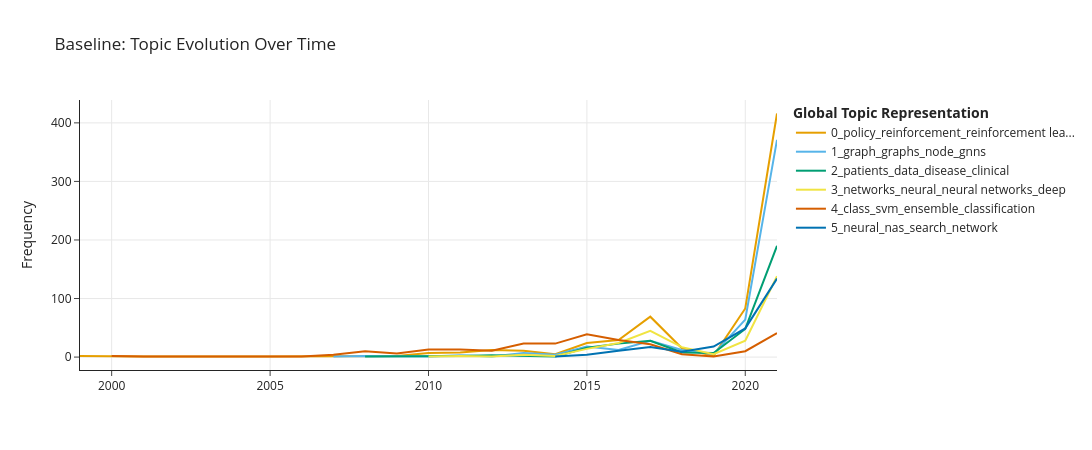
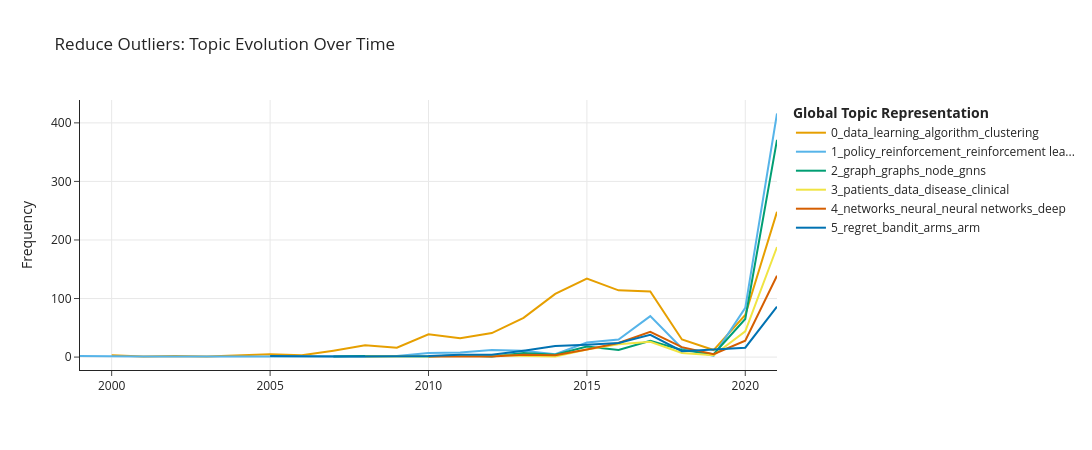
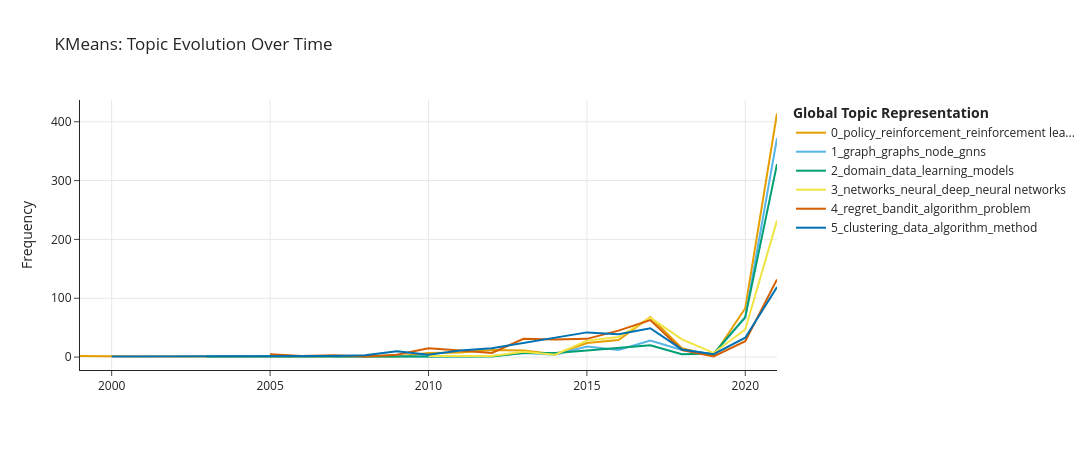
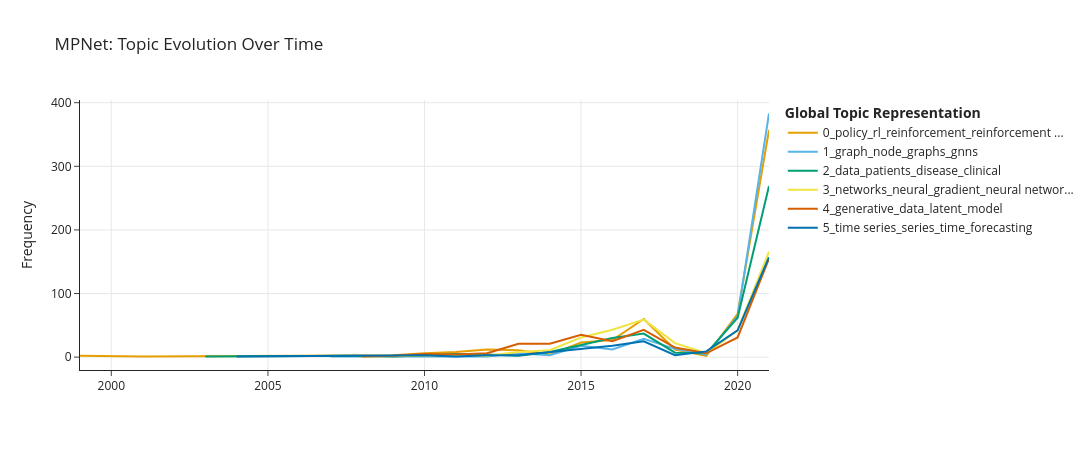

Notebook code cell kept with these figures, in order:
### Code cell
import pandas as pd
import matplotlib.pyplot as plt
import seaborn as sns
#This code implements a complete BERTopic analysis pipeline.
# It first defines a helper function (short_topic_name) to create readable labels for topics.
# Then, the analyze_results function performs a structured analysis for each experiment, including:
# (1) computing outlier ratio,
# (2) building topic distribution across time periods,
# (3) visualizing dominant topics using heatmaps and stacked bar charts,
# (4) analyzing topic evolution over time using topics_over_time.
# The function returns structured outputs for further comparison.
#
# In the main workflow, this function is applied to four BERTopic configurations
# (Baseline, Reduce Outliers, KMeans, MPNet), and their results are compared.
# Finally, a bar chart is used to visualize differences in outlier ratios.
sns.set_theme(style="whitegrid")



# give topic short label

def short_topic_name(topic_model, tid, top_n=3):
    words = topic_model.get_topic(tid)
    if words is None:
        return f"Topic {tid}"
    return " / ".join([w for w, _ in words[:top_n]])



# single test+visual

def analyze_results(df, topics, topic_model, name="Experiment", top_n_topics=6):
    
    print("\n" + "=" * 60)
    print(f"EXPERIMENT: {name}")
    print("=" * 60)
    
    df_temp = df.copy()
    df_temp["topic"] = topics
    
    #  outlier ratio
    outlier_ratio = (df_temp["topic"] == -1).mean()
    print(f"\n[{name}] Outlier ratio: {outlier_ratio:.3f}")
    
    #  topic distribution by period
    topic_period = pd.crosstab(
        df_temp["period"],
        df_temp["topic"],
        normalize="index"
    )
    
    
    # 选整体最常见的 top topics（去掉 -1）
    topic_counts = df_temp["topic"].value_counts().drop(-1, errors="ignore")
    selected_topics = topic_counts.head(top_n_topics).index.tolist()
    
    topic_period_top = topic_period[selected_topics].copy()
    
    # 给列换成更直观的标签
    rename_dict = {
        tid: f"{tid}: {short_topic_name(topic_model, tid, top_n=3)}"
        for tid in selected_topics
    }
    topic_period_top_renamed = topic_period_top.rename(columns=rename_dict)
    

    # Heatmap

    plt.figure(figsize=(10, 5))
    sns.heatmap(topic_period_top_renamed, annot=True, cmap="Reds", fmt=".2f")
    plt.title(f"[{name}] Top Topic Distribution Across Periods")
    plt.xlabel("Topic")
    plt.ylabel("Period")
    plt.tight_layout()
    plt.show()
    

    # Stacked bar

    ax = topic_period_top_renamed.plot(
        kind="bar",
        stacked=True,
        figsize=(10, 6)
    )
    ax.set_title(f"[{name}] Topic Composition by Period")
    ax.set_ylabel("Proportion")
    ax.set_xlabel("Period")
    ax.legend(title="Topic", bbox_to_anchor=(1.05, 1), loc="upper left")
    plt.tight_layout()
    plt.show()
    

    # Topic evolution over time

    print(f"\n[{name}] Generating topic evolution plot...")
    
    timestamps = pd.to_datetime(df_temp["year"].astype(str), format="%Y")
    
    topics_over_time = topic_model.topics_over_time(
        docs=df_temp["clean_text_embed"].tolist(),
        timestamps=timestamps,
        nr_bins=None,
        evolution_tuning=True,
        global_tuning=True
    )
    
    fig = topic_model.visualize_topics_over_time(
        topics_over_time,
        top_n_topics=min(10, len(selected_topics))
    )
    fig.update_layout(title=f"{name}: Topic Evolution Over Time")
    fig.show()
    
    return {
        "topic_period": topic_period,
        "topic_period_top": topic_period_top_renamed,
        "outlier_ratio": outlier_ratio,
        "topics_over_time": topics_over_time
    }



#analysis four model

res_A = analyze_results(df, topics_A, model_A, "Baseline", top_n_topics=6)
res_B = analyze_results(df, topics_B, model_B, "Reduce Outliers", top_n_topics=6)
res_C = analyze_results(df, topics_C, model_C, "KMeans", top_n_topics=6)
res_D = analyze_results(df, topics_D, model_D, "MPNet", top_n_topics=6)

tp_A = res_A["topic_period"]
tp_B = res_B["topic_period"]
tp_C = res_C["topic_period"]
tp_D = res_D["topic_period"]



# 4. Outlier ratio compare

outlier_summary = pd.DataFrame({
    "Method": ["Baseline", "Reduce Outliers", "KMeans", "MPNet"],
    "Outlier Ratio": [
        res_A["outlier_ratio"],
        res_B["outlier_ratio"],
        res_C["outlier_ratio"],
        res_D["outlier_ratio"]
    ]
})

plt.figure(figsize=(8, 5))
plt.bar(outlier_summary["Method"], outlier_summary["Outlier Ratio"])
plt.title("[Comparison] Outlier Ratio Across BERTopic Variants")
plt.ylabel("Outlier Ratio")
plt.xlabel("Method")
plt.tight_layout()
plt.show()

print("\n=== Outlier Ratio Summary ===")
print(outlier_summary)


# This experiment compares four BERTopic variants (Baseline, Reduce Outliers, KMeans, MPNet)
# to evaluate their performance in terms of noise handling, topic interpretability, and temporal consistency.
#
# Baseline (HDBSCAN) produces clean and interpretable topics but has a high outlier ratio (~33%),
# meaning many documents are not assigned to any topic.
#
# Reduce Outliers eliminates all outliers (0%) by reassigning noise points, improving coverage,
# but results in overly broad topics (e.g., one dominant "data/algorithm" topic), reducing interpretability.
#
# KMeans also removes outliers (0%) and produces more balanced and stable topic distributions across periods,
# achieving the best trade-off between coverage, topic clarity, and temporal consistency.
#
# MPNet (stronger embeddings) improves semantic coherence (e.g., better capture of GNNs, GANs, medical topics),
# but still retains moderate outliers (~23%), showing clustering still plays a key role.
#
# Across all models, a consistent temporal trend is observed:
# early ML (SVM, kernel methods) → mid-stage (bandits, RL) → recent (deep learning, GNNs, applications),
# which aligns with real-world ML development and validates the modeling approach.
#
# Overall, KMeans-based BERTopic is the most balanced choice, while MPNet enhances semantic richness.
# Excessive outlier reduction improves coverage but harms topic granularity.
